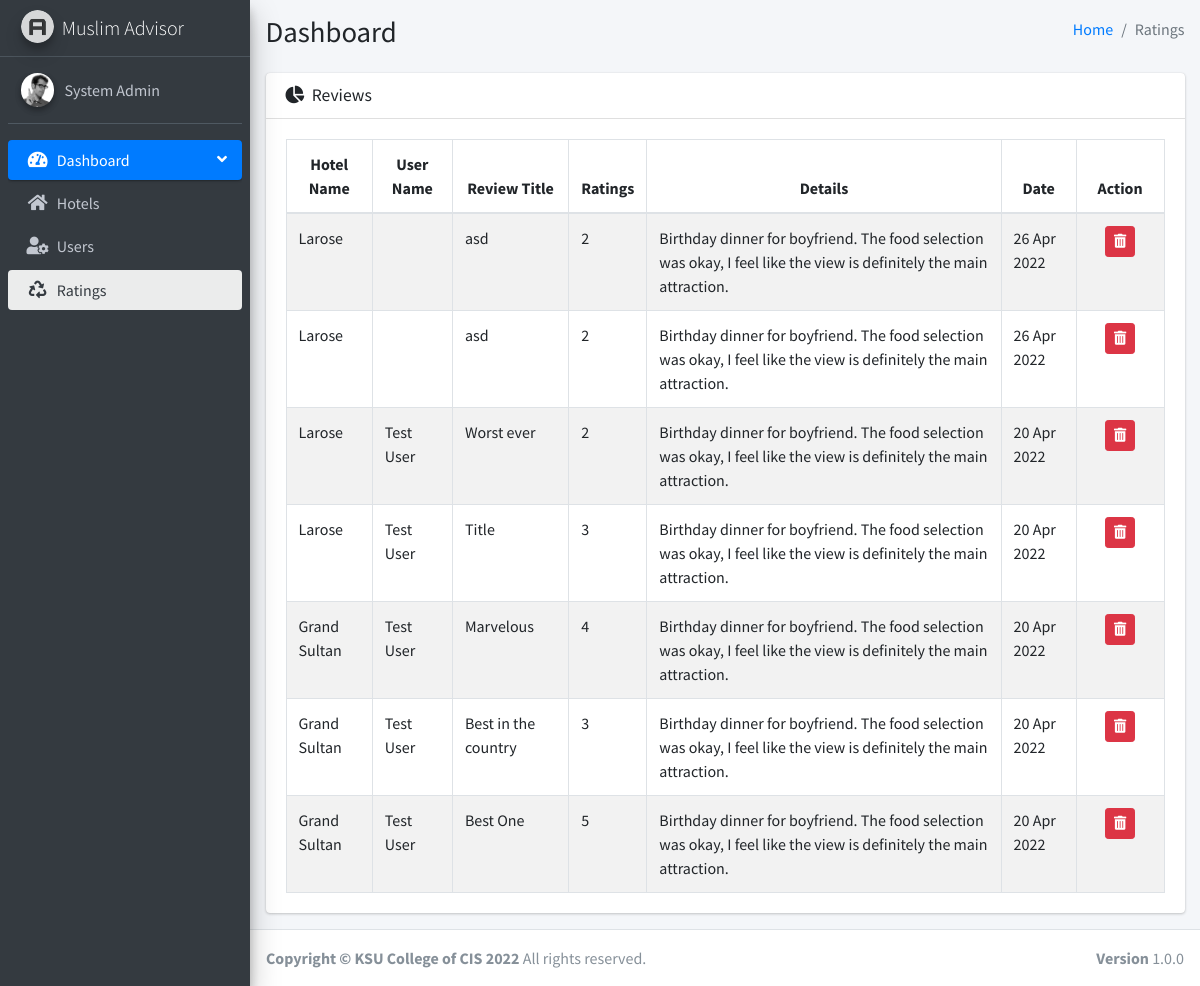
Screenshot of /hotel-review/?r=hotel/ratings (signed in) with the database file from the repository.
### tables this page shows
CREATE TABLE `reviews` (
  `id` int(11) NOT NULL,
  `hotel_id` bigint(20) NOT NULL,
  `user_id` int(11) NOT NULL,
  `title` varchar(200) NOT NULL,
  `rating` int(11) NOT NULL,
  `review` varchar(500) NOT NULL,
  `profile` varchar(100) NOT NULL DEFAULT 'avatar.png',
  `created_at` timestamp NULL DEFAULT current_timestamp(),
  `updated_at` timestamp NULL DEFAULT current_timestamp()
);

CREATE TABLE `hotels` (
  `id` int(11) NOT NULL,
  `name` varchar(200) NOT NULL,
  `town` varchar(50) NOT NULL,
  `city` varchar(50) NOT NULL,
  `phone` varchar(50) NOT NULL,
  `address` varchar(200) NOT NULL,
  `description` varchar(2000) NOT NULL,
  `category` varchar(50) NOT NULL,
  `thumbnail_url` varchar(100) NOT NULL
);

CREATE TABLE `users` (
  `id` int(11) NOT NULL,
  `name` varchar(50) NOT NULL,
  `email_address` varchar(100) NOT NULL,
  `phone` varchar(20) NOT NULL,
  `password` varchar(256) NOT NULL,
  `user_type` enum('Admin','User') NOT NULL DEFAULT 'User'
);

### app/config/Base.php (called while the page is built, shortened)
<?php
class Base {
    protected $root;
    public function __construct($path) {
        $this->root = $path;
    }
    public function load_admin($page, $_data = [], $_success = '', $_error = []){
        $data       = $_data;
        require_once "$this->root/admin/layout/main.php";
    }
}

### app/config/DB.php (called while the page is built, shortened)
<?php
class DB extends Base {
    protected $db_host;
    protected $db_user;
    protected $db_password;
    protected $db_name;
    public function LoadDBInfo() {
        $this->db_host = getenv('DB_HOST');
        $this->db_user = getenv('DB_USERNAME');
        $this->db_password = getenv('DB_PASSWORD');
        $this->db_name = getenv('DB_DATABASE');
    }
    public function connectDb() {
        $this->con = new \MySQLi($this->db_host, $this->db_user, $this->db_password, $this->db_name);
        if(mysqli_connect_error()) {
            die("Failed to connect to MySQL: " . mysqli_connect_error());
        }else{
            return $this->con;
        }
    }
}

### app/config/Auth.php (called while the page is built, shortened)
<?php
trait Auth {
    public static function getLoggedInUserInfo(){
        if(isset($_SESSION['users']) && !empty($_SESSION['users'])){
            return $_SESSION['users'];
        }else{
            return [];
        }
    }
}

### app/config/AppHelper.php (called while the page is built, shortened)
<?php
class AppHelper extends Base {
    public static function getLoggedInUserInfo(){
        return Auth::getLoggedInUserInfo();
    }
    public static function isAdmin(){
        $user = (object)self::getLoggedInUserInfo();
        if($user->user_type == 'Admin')
            return true;
        return false;
    }
}

### admin/ratings.php (the view)
<?php
    $ratings = $data['ratings'];
?>
<div class="content-wrapper">
    <div class="content-header">
        <div class="container-fluid">
            <div class="row mb-2">
                <div class="col-sm-6">
                    <h1 class="m-0">Dashboard</h1>
                </div>
                <div class="col-sm-6">
                    <ol class="breadcrumb float-sm-right">
                        <li class="breadcrumb-item"><a href="#">Home</a></li>
                        <li class="breadcrumb-item active">Ratings</li>
                    </ol>
                </div>
            </div>
        </div>
    </div>
    <section class="content">
        <div class="container-fluid">
            <div class="row">
                <section class="col-lg-12 connectedSortable">
                    <div class="card">
                        <div class="card-header">
                            <h3 class="card-title">
                                <i class="fas fa-chart-pie mr-1"></i>
                                Reviews
                            </h3>
                        </div>
                        <div class="card-body">
                            <table class="table table-bordered table-striped" id="review_table">
                                <thead class="text-center">
                                <tr>
                                    <th scope="col">Hotel Name</th>
                                    <th scope="col">User Name</th>
                                    <th scope="col">Review Title</th>
                                    <th scope="col">Ratings</th>
                                    <th scope="col">Details</th>
                                    <th scope="col">Date</th>
                                    <th scope="col">Action</th>
                                </tr>
                                </thead>
                                <tbody>
                                    <?php
                                        foreach ($ratings as $rating):
                                    ?>
                                <tr id="tr_<?php echo $rating->id;?>">
                                    <td><?php echo $rating->hotel_name;?></td>
                                    <td><?php echo $rating->user_name;?></td>
                                    <td><?php echo $rating->title;?></td>
                                    <td><?php echo $rating->rating;?></td>
                                    <td><?php echo $rating->review;?></td>
                                    <td><?php echo date('d M Y', strtotime($rating->created_at));?></td>
                                    <td class="text-center" width="10%">
                                        <button class="btn btn-danger btn-sm rating-delete" data-id = "<?php echo $rating->id;?>" data-toggle="tooltip" data-placement="top" title="Delete"><i class="fa fa-trash-alt"></i></button>
                                    </td>
                                </tr>
                                    <?php endforeach;?>
                                </tbody>
                            </table>
                        </div>
                    </div>
                </section>
            </div>
        </div>
    </section>
</div>

### rows the page displays
reviews: hotel.name "Larose", title "asd", rating "2", review "Birthday dinner for boyfriend. The food selection was okay, I feel like the view is definitely the main attraction.", created_at "26 Apr 2022"
reviews: hotel.name "Larose", title "asd", rating "2", review "Birthday dinner for boyfriend. The food selection was okay, I feel like the view is definitely the main attraction.", created_at "26 Apr 2022"
reviews: hotel.name "Larose", user.name "Test User", title "Worst ever", rating "2", review "Birthday dinner for boyfriend. The food selection was okay, I feel like the view is definitely the main attraction.", created_at "20 Apr 2022"
reviews: hotel.name "Larose", user.name "Test User", title "Title", rating "3", review "Birthday dinner for boyfriend. The food selection was okay, I feel like the view is definitely the main attraction.", created_at "20 Apr 2022"
reviews: hotel.name "Grand Sultan", user.name "Test User", title "Marvelous", rating "4", review "Birthday dinner for boyfriend. The food selection was okay, I feel like the view is definitely the main attraction.", created_at "20 Apr 2022"
reviews: hotel.name "Grand Sultan", user.name "Test User", title "Best in the country", rating "3", review "Birthday dinner for boyfriend. The food selection was okay, I feel like the view is definitely the main attraction.", created_at "20 Apr 2022"
reviews: hotel.name "Grand Sultan", user.name "Test User", title "Best One", rating "5", review "Birthday dinner for boyfriend. The food selection was okay, I feel like the view is definitely the main attraction.", created_at "20 Apr 2022"

### other values shown
$user->name "System Admin"
